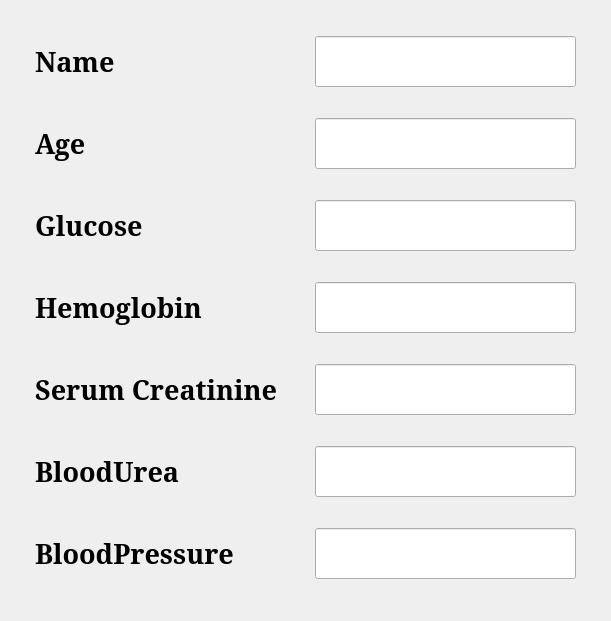
     <widget class="QWidget" name="">
      <property name="geometry">
       <rect>
        <x>20</x>
        <y>24</y>
        <width>611</width>
        <height>621</height>
       </rect>
      </property>
      <layout class="QVBoxLayout" name="verticalLayout">
       <item>
        <layout class="QHBoxLayout" name="horizontalLayout">
         <item>
          <widget class="QLabel" name="Name">
           <property name="minimumSize">
            <size>
             <width>250</width>
             <height>41</height>
            </size>
           </property>
           <property name="maximumSize">
            <size>
             <width>250</width>
             <height>41</height>
            </size>
           </property>
           <property name="font">
            <font>
             <family>Garamond</family>
             <pointsize>20</pointsize>
             <weight>75</weight>
             <bold>true</bold>
            </font>
           </property>
           <property name="text">
            <string>Name</string>
           </property>
          </widget>
         </item>
         <item>
          <widget class="QLineEdit" name="NameText">
           <property name="minimumSize">
            <size>
             <width>261</width>
             <height>51</height>
            </size>
           </property>
           <property name="maximumSize">
            <size>
             <width>261</width>
             <height>51</height>
            </size>
           </property>
           <property name="palette">
            <palette>
             <active>
              <colorrole role="Text">
               <brush brushstyle="SolidPattern">
                <color alpha="255">
                 <red>0</red>
                 <green>0</green>
                 <blue>0</blue>
                </color>
               </brush>
              </colorrole>
              <colorrole role="NoRole">
               <brush brushstyle="SolidPattern">
                <color alpha="255">
                 <red>25</red>
                 <green>25</green>
                 <blue>25</blue>
                </color>
               </brush>
              </colorrole>
             </active>
             <inactive>
              <colorrole role="Text">
               <brush brushstyle="SolidPattern">
                <color alpha="255">
                 <red>0</red>
                 <green>0</green>
                 <blue>0</blue>
                </color>
               </brush>
              </colorrole>
              <colorrole role="NoRole">
               <brush brushstyle="SolidPattern">
                <color alpha="255">
                 <red>25</red>
                 <green>25</green>
                 <blue>25</blue>
                </color>
               </brush>
              </colorrole>
             </inactive>
             <disabled>
              <colorrole role="Text">
               <brush brushstyle="SolidPattern">
                <color alpha="255">
                 <red>26</red>
                 <green>26</green>
                 <blue>26</blue>
                </color>
               </brush>
              </colorrole>
              <colorrole role="NoRole">
               <brush brushstyle="SolidPattern">
                <color alpha="255">
                 <red>25</red>
                 <green>25</green>
                 <blue>25</blue>
                </color>
               </brush>
              </colorrole>
             </disabled>
            </palette>
           </property>
          </widget>
         </item>
        </layout>
       </item>
       <item>
        <layout class="QHBoxLayout" name="horizontalLayout_2">
         <item>
          <widget class="QLabel" name="Age">
           <property name="minimumSize">
            <size>
             <width>250</width>
             <height>41</height>
            </size>
           </property>
           <property name="maximumSize">
            <size>
             <width>250</width>
             <height>41</height>
            </size>
           </property>
           <property name="font">
            <font>
             <family>Garamond</family>
             <pointsize>20</pointsize>
             <weight>75</weight>
             <bold>true</bold>
            </font>
           </property>
           <property name="text">
            <string>Age</string>
           </property>
          </widget>
         </item>
         <item>
          <widget class="QLineEdit" name="AgeText">
           <property name="minimumSize">
            <size>
             <width>261</width>
             <height>51</height>
            </size>
           </property>
           <property name="maximumSize">
            <size>
             <width>261</width>
             <height>51</height>
            </size>
           </property>
           <property name="palette">
            <palette>
             <active>
              <colorrole role="Text">
               <brush brushstyle="SolidPattern">
                <color alpha="255">
                 <red>0</red>
                 <green>0</green>
                 <blue>0</blue>
                </color>
               </brush>
              </colorrole>
              <colorrole role="NoRole">
               <brush brushstyle="SolidPattern">
                <color alpha="255">
                 <red>25</red>
                 <green>25</green>
                 <blue>25</blue>
                </color>
               </brush>
              </colorrole>
             </active>
             <inactive>
              <colorrole role="Text">
               <brush brushstyle="SolidPattern">
                <color alpha="255">
                 <red>0</red>
                 <green>0</green>
                 <blue>0</blue>
                </color>
               </brush>
              </colorrole>
              <colorrole role="NoRole">
               <brush brushstyle="SolidPattern">
                <color alpha="255">
                 <red>25</red>
                 <green>25</green>
                 <blue>25</blue>
                </color>
               </brush>
              </colorrole>
             </inactive>
             <disabled>
              <colorrole role="Text">
               <brush brushstyle="SolidPattern">
                <color alpha="255">
                 <red>26</red>
                 <green>26</green>
                 <blue>26</blue>
                </color>
               </brush>
              </colorrole>
              <colorrole role="NoRole">
               <brush brushstyle="SolidPattern">
                <color alpha="255">
                 <red>25</red>
                 <green>25</green>
                 <blue>25</blue>
                </color>
               </brush>
              </colorrole>
             </disabled>
            </palette>
           </property>
          </widget>
         </item>
        </layout>
       </item>
       <item>
        <layout class="QHBoxLayout" name="horizontalLayout_3">
         <item>
          <widget class="QLabel" name="Glucose">
           <property name="minimumSize">
            <size>
             <width>250</width>
             <height>41</height>
            </size>
           </property>
           <property name="maximumSize">
            <size>
             <width>250</width>
             <height>41</height>
            </size>
           </property>
           <property name="font">
            <font>
             <family>Garamond</family>
             <pointsize>20</pointsize>
             <weight>75</weight>
             <bold>true</bold>
            </font>
           </property>
           <property name="text">
            <string>Glucose</string>
           </property>
          </widget>
         </item>
         <item>
          <widget class="QLineEdit" name="GlucoseText">
           <property name="minimumSize">
            <size>
             <width>261</width>
             <height>51</height>
            </size>
           </property>
           <property name="maximumSize">
            <size>
             <width>261</width>
             <height>51</height>
            </size>
           </property>
           <property name="palette">
            <palette>
             <active>
              <colorrole role="Text">
               <brush brushstyle="SolidPattern">
                <color alpha="255">
                 <red>0</red>
                 <green>0</green>
                 <blue>0</blue>
                </color>
               </brush>
              </colorrole>
              <colorrole role="NoRole">
               <brush brushstyle="SolidPattern">
                <color alpha="255">
                 <red>25</red>
                 <green>25</green>
                 <blue>25</blue>
                </color>
               </brush>
              </colorrole>
             </active>
             <inactive>
              <colorrole role="Text">
               <brush brushstyle="SolidPattern">
                <color alpha="255">
                 <red>0</red>
                 <green>0</green>
                 <blue>0</blue>
                </color>
               </brush>
              </colorrole>
              <colorrole role="NoRole">
               <brush brushstyle="SolidPattern">
                <color alpha="255">
                 <red>25</red>
                 <green>25</green>
                 <blue>25</blue>
                </color>
               </brush>
              </colorrole>
             </inactive>
             <disabled>
              <colorrole role="Text">
               <brush brushstyle="SolidPattern">
                <color alpha="255">
                 <red>26</red>
                 <green>26</green>
                 <blue>26</blue>
                </color>
               </brush>
              </colorrole>
              <colorrole role="NoRole">
               <brush brushstyle="SolidPattern">
                <color alpha="255">
                 <red>25</red>
                 <green>25</green>
                 <blue>25</blue>
                </color>
               </brush>
              </colorrole>
             </disabled>
            </palette>
           </property>
          </widget>
         </item>
        </layout>
       </item>
       <item>
        <layout class="QHBoxLayout" name="horizontalLayout_4">
         <item>
          <widget class="QLabel" name="Hemoglobin">
           <property name="minimumSize">
            <size>
             <width>250</width>
             <height>41</height>
            </size>
           </property>
           <property name="maximumSize">
            <size>
             <width>250</width>
             <height>41</height>
            </size>
           </property>
           <property name="font">
            <font>
             <family>Garamond</family>
             <pointsize>20</pointsize>
             <weight>75</weight>
             <bold>true</bold>
            </font>
           </property>
           <property name="text">
            <string>Hemoglobin</string>
           </property>
          </widget>
         </item>
         <item>
          <widget class="QLineEdit" name="HemoglobinText">
           <property name="minimumSize">
            <size>
             <width>261</width>
             <height>51</height>
            </size>
           </property>
           <property name="maximumSize">
            <size>
             <width>261</width>
             <height>51</height>
            </size>
           </property>
           <property name="palette">
            <palette>
             <active>
              <colorrole role="Text">
               <brush brushstyle="SolidPattern">
                <color alpha="255">
                 <red>0</red>
                 <green>0</green>
                 <blue>0</blue>
                </color>
               </brush>
              </colorrole>
              <colorrole role="NoRole">
               <brush brushstyle="SolidPattern">
                <color alpha="255">
                 <red>25</red>
                 <green>25</green>
                 <blue>25</blue>
                </color>
               </brush>
              </colorrole>
             </active>
             <inactive>
              <colorrole role="Text">
               <brush brushstyle="SolidPattern">
                <color alpha="255">
                 <red>0</red>
                 <green>0</green>
                 <blue>0</blue>
                </color>
               </brush>
              </colorrole>
              <colorrole role="NoRole">
               <brush brushstyle="SolidPattern">
                <color alpha="255">
                 <red>25</red>
                 <green>25</green>
                 <blue>25</blue>
                </color>
               </brush>
              </colorrole>
             </inactive>
             <disabled>
              <colorrole role="Text">
               <brush brushstyle="SolidPattern">
                <color alpha="255">
                 <red>26</red>
                 <green>26</green>
                 <blue>26</blue>
                </color>
               </brush>
              </colorrole>
              <colorrole role="NoRole">
               <brush brushstyle="SolidPattern">
                <color alpha="255">
                 <red>25</red>
                 <green>25</green>
                 <blue>25</blue>
                </color>
               </brush>
              </colorrole>
             </disabled>
            </palette>
           </property>
          </widget>
         </item>
        </layout>
       </item>
       <item>
        <layout class="QHBoxLayout" name="horizontalLayout_6">
         <item>
          <widget class="QLabel" name="Serum">
           <property name="minimumSize">
            <size>
             <width>250</width>
             <height>41</height>
            </size>
           </property>
           <property name="maximumSize">
            <size>
             <width>250</width>
             <height>41</height>
            </size>
           </property>
           <property name="font">
            <font>
             <family>Garamond</family>
             <pointsize>20</pointsize>
             <weight>75</weight>
             <bold>true</bold>
            </font>
           </property>
           <property name="text">
            <string>Serum Creatinine</string>
           </property>
          </widget>
         </item>
         <item>
          <widget class="QLineEdit" name="SerumText">
           <property name="minimumSize">
            <size>
             <width>261</width>
             <height>51</height>
            </size>
           </property>
           <property name="maximumSize">
            <size>
             <width>261</width>
             <height>51</height>
            </size>
           </property>
           <property name="palette">
            <palette>
             <active>
              <colorrole role="Text">
               <brush brushstyle="SolidPattern">
                <color alpha="255">
                 <red>0</red>
                 <green>0</green>
                 <blue>0</blue>
                </color>
               </brush>
              </colorrole>
              <colorrole role="NoRole">
               <brush brushstyle="SolidPattern">
                <color alpha="255">
                 <red>25</red>
                 <green>25</green>
                 <blue>25</blue>
                </color>
               </brush>
              </colorrole>
             </active>
             <inactive>
              <colorrole role="Text">
               <brush brushstyle="SolidPattern">
                <color alpha="255">
                 <red>0</red>
                 <green>0</green>
                 <blue>0</blue>
                </color>
               </brush>
              </colorrole>
              <colorrole role="NoRole">
               <brush brushstyle="SolidPattern">
                <color alpha="255">
                 <red>25</red>
                 <green>25</green>
                 <blue>25</blue>
                </color>
               </brush>
              </colorrole>
             </inactive>
             <disabled>
              <colorrole role="Text">
               <brush brushstyle="SolidPattern">
                <color alpha="255">
                 <red>26</red>
                 <green>26</green>
                 <blue>26</blue>
                </color>
               </brush>
              </colorrole>
              <colorrole role="NoRole">
               <brush brushstyle="SolidPattern">
                <color alpha="255">
                 <red>25</red>
                 <green>25</green>
                 <blue>25</blue>
                </color>
               </brush>
              </colorrole>
             </disabled>
            </palette>
           </property>
          </widget>
         </item>
        </layout>
       </item>
       <item>
        <layout class="QHBoxLayout" name="horizontalLayout_7">
         <item>
          <widget class="QLabel" name="BloodUrea">
           <property name="minimumSize">
            <size>
             <width>250</width>
             <height>41</height>
            </size>
           </property>
           <property name="maximumSize">
            <size>
             <width>250</width>
             <height>41</height>
            </size>
           </property>
           <property name="font">
            <font>
             <family>Garamond</family>
             <pointsize>20</pointsize>
             <weight>75</weight>
             <bold>true</bold>
            </font>
           </property>
           <property name="text">
            <string>BloodUrea</string>
           </property>
          </widget>
         </item>
         <item>
          <widget class="QLineEdit" name="BloodUreaText">
           <property name="minimumSize">
            <size>
             <width>261</width>
             <height>51</height>
            </size>
           </property>
           <property name="maximumSize">
            <size>
             <width>261</width>
             <height>51</height>
            </size>
           </property>
           <property name="palette">
            <palette>
             <active>
              <colorrole role="Text">
               <brush brushstyle="SolidPattern">
                <color alpha="255">
                 <red>0</red>
                 <green>0</green>
                 <blue>0</blue>
                </color>
               </brush>
              </colorrole>
              <colorrole role="NoRole">
               <brush brushstyle="SolidPattern">
                <color alpha="255">
                 <red>25</red>
                 <green>25</green>
                 <blue>25</blue>
                </color>
               </brush>
              </colorrole>
             </active>
             <inactive>
              <colorrole role="Text">
               <brush brushstyle="SolidPattern">
                <color alpha="255">
                 <red>0</red>
                 <green>0</green>
                 <blue>0</blue>
                </color>
               </brush>
              </colorrole>
              <colorrole role="NoRole">
               <brush brushstyle="SolidPattern">
                <color alpha="255">
                 <red>25</red>
                 <green>25</green>
                 <blue>25</blue>
                </color>
               </brush>
              </colorrole>
             </inactive>
             <disabled>
              <colorrole role="Text">
               <brush brushstyle="SolidPattern">
                <color alpha="255">
                 <red>26</red>
                 <green>26</green>
                 <blue>26</blue>
                </color>
               </brush>
              </colorrole>
              <colorrole role="NoRole">
               <brush brushstyle="SolidPattern">
                <color alpha="255">
                 <red>25</red>
                 <green>25</green>
                 <blue>25</blue>
                </color>
               </brush>
              </colorrole>
             </disabled>
            </palette>
           </property>
          </widget>
         </item>
        </layout>
       </item>
       <item>
        <layout class="QHBoxLayout" name="horizontalLayout_8">
         <item>
          <widget class="QLabel" name="BloodPressure">
           <property name="minimumSize">
            <size>
             <width>250</width>
             <height>41</height>
            </size>
           </property>
           <property name="maximumSize">
            <size>
             <width>250</width>
             <height>41</height>
            </size>
           </property>
           <property name="font">
            <font>
             <family>Garamond</family>
             <pointsize>20</pointsize>
             <weight>75</weight>
             <bold>true</bold>
            </font>
           </property>
           <property name="text">
            <string>BloodPressure</string>
           </property>
          </widget>
         </item>
         <item>
          <widget class="QLineEdit" name="BloodPressureText">
           <property name="minimumSize">
            <size>
             <width>261</width>
             <height>51</height>
            </size>
           </property>
           <property name="maximumSize">
            <size>
             <width>261</width>
             <height>51</height>
            </size>
           </property>
           <property name="palette">
            <palette>
             <active>
              <colorrole role="Text">
               <brush brushstyle="SolidPattern">
                <color alpha="255">
                 <red>0</red>
                 <green>0</green>
                 <blue>0</blue>
                </color>
               </brush>
              </colorrole>
              <colorrole role="NoRole">
               <brush brushstyle="SolidPattern">
                <color alpha="255">
                 <red>25</red>
                 <green>25</green>
                 <blue>25</blue>
                </color>
               </brush>
              </colorrole>
             </active>
             <inactive>
              <colorrole role="Text">
               <brush brushstyle="SolidPattern">
                <color alpha="255">
                 <red>0</red>
                 <green>0</green>
                 <blue>0</blue>
                </color>
               </brush>
              </colorrole>
              <colorrole role="NoRole">
               <brush brushstyle="SolidPattern">
                <color alpha="255">
                 <red>25</red>
                 <green>25</green>
                 <blue>25</blue>
                </color>
               </brush>
              </colorrole>
             </inactive>
             <disabled>
              <colorrole role="Text">
               <brush brushstyle="SolidPattern">
                <color alpha="255">
                 <red>26</red>
                 <green>26</green>
                 <blue>26</blue>
                </color>
               </brush>
              </colorrole>
              <colorrole role="NoRole">
               <brush brushstyle="SolidPattern">
                <color alpha="255">
                 <red>25</red>
                 <green>25</green>
                 <blue>25</blue>
                </color>
               </brush>
              </colorrole>
             </disabled>
            </palette>
           </property>
          </widget>
         </item>
        </layout>
       </item>
      </layout>
     </widget>
